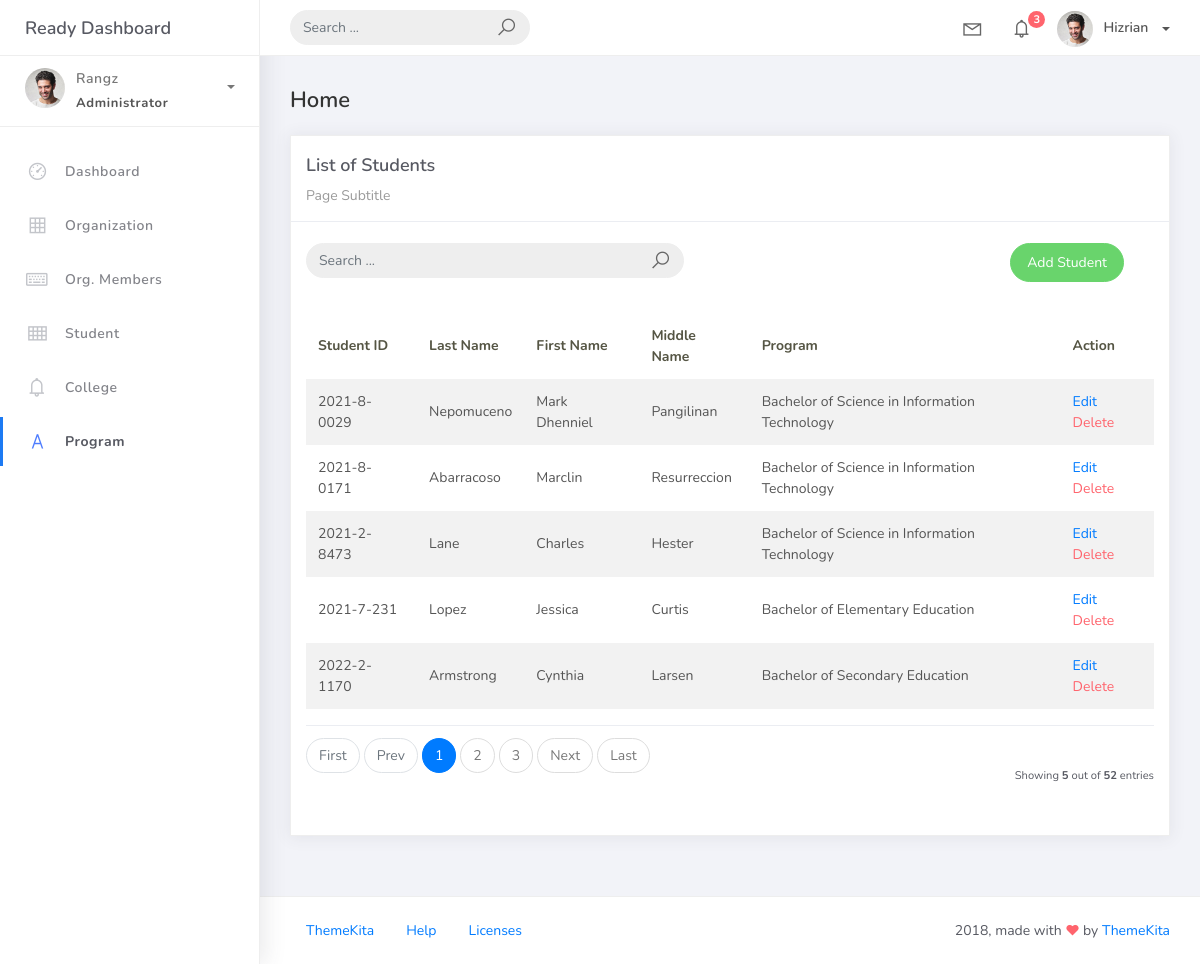
Screenshot of /student_list with the database file from the repository.
### studentorg/models.py (models this page shows, shortened)
class BaseModel(models.Model):
    created_at = models.DateTimeField(auto_now_add=True)
    updated_at = models.DateTimeField(auto_now=True)
    class Meta:
        abstract = True

class Student(BaseModel):
    student_id = models.CharField(max_length=15)
    lastname = models.CharField(max_length=25)
    firstname = models.CharField(max_length=25)
    middlename = models.CharField(max_length=25, blank=True, null=True)
    program = models.ForeignKey(Program, on_delete=models.CASCADE)

class Program(BaseModel):
    prog_name = models.CharField(max_length=150)
    college = models.ForeignKey(College, on_delete=models.CASCADE)
    def __str__(self):
        return self.prog_name

### studentorg/views.py (the view)
# urls.py: path('student_list', v.StudentList.as_view(), name='student-list'),
class StudentList(ListView):
    model = Student
    context_object_name = 'student'
    template_name = 'students.html'
    paginate_by = 5
    def get_queryset(self, *args, **kwargs):
        qs = super(StudentList, self).get_queryset(*args, **kwargs)
        if self.request.GET.get("q") != None:
            query = self.request.GET.get('q')
            qs = qs.filter(Q(lastname__icontains=query) | Q(firstname__icontains=query) |
                           Q(student_id__icontains=query) | Q(middlename__icontains=query))
        return qs

### templates/students.html
{% extends 'base.html' %} {% load static %} {% block content %}
<div class="content">
    <div class="container-fluid">
        <h4 class="page-title">Home</h4>
        <div class="row">
            <div class="col-md-12">
                <div class="card">
                    <div class="card-header">
                        <div class="card-title">List of Students</div>
                        <div class="card-category">Page Subtitle</div>
                    </div>
                    <br>
                        <div class="col-md-12 row">
                            <div class="col-md-6">
                                <form class="navbar-left navbar-form nav-search mr-md-3" action="{% url 'student-list' %}">
                                    <div class="input-group">
                                        <input type="text" placeholder="Search ..." class="form-control" name="q">
                                        <div class="input-group-append">
                                        <span class="input-group-text">
                                            <i class="la la-search search-icon"></i>
                                        </span>
                                        </div>
                                    </div>
                                </form>
                            </div>
                            <div class="col-md-6">
                                <div class="pull-right">
                                    <a href="{% url 'student-add' %}" class="btn btn-success btn-rounded">Add Student</a>
                                </div>
                            </div>
                        </div>
                    <div class="card-body">
                        <table class="table table-striped mt-3">
                            <thead>
                                <tr>
                                    <th scope="col">Student ID</th>
                                    <th scope="col">Last Name</th>
                                    <th scope="col">First Name</th>
                                    <th scope="col">Middle Name</th>
                                    <th scope="col">Program</th>
                                    <th scope="col">Action</th>
                                </tr>
                            </thead>
                            <tbody>
                                {% for object in object_list %}
                                <tr>
                                    <td>{{ object.student_id }}</td>
                                    <td>{{ object.lastname }}</td>
                                    <td>{{ object.firstname }}</td>
                                    <td>{{ object.middlename }}</td>
                                    <td>{{ object.program }}</td>
                                    <td>
                                        <a href="student_list/{{ object.id }}">Edit</a>
                                        <a href="student_list/{{ object.id }}/delete" class="text-danger">Delete</a>
                                    </td>
                                </tr>
                                {% empty %}
                                <tr>
                                    <td colspan="4" style="text-align: center">
                                    <p class="text-sm font-weight-bold mb-0">No Records Found</p>
                                    </td>
                                </tr>
                                {% endfor %}
                            </tbody>
                        </table>
                        {% include 'includes/pagination.html' %}
                    </div>
                </div>
            </div>
        </div>
    </div>
</div>
{% endblock %}

### rows the page displays
Student: student_id "2021-8-0029", lastname "Nepomuceno", firstname "Mark Dhenniel", middlename "Pangilinan", program "Bachelor of Science in Information Technology"
Student: student_id "2021-8-0171", lastname "Abarracoso", firstname "Marclin", middlename "Resurreccion", program "Bachelor of Science in Information Technology"
Student: student_id "2021-2-8473", lastname "Lane", firstname "Charles", middlename "Hester", program "Bachelor of Science in Information Technology"
Student: student_id "2021-7-231", lastname "Lopez", firstname "Jessica", middlename "Curtis", program "Bachelor of Elementary Education"
Student: student_id "2022-2-1170", lastname "Armstrong", firstname "Cynthia", middlename "Larsen", program "Bachelor of Secondary Education"

### other values shown
{{ page_num }} "1"
{{ page_num }} "2" "3"
{{ object_list.count }} "5"
{{ paginator.count }} "52"
